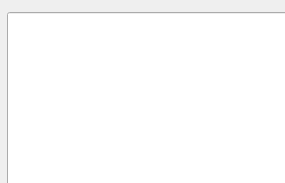
<?xml version='1.0' encoding='UTF-8'?> 
<ui version='4.0'>
 <class>Dialog</class>
 <widget class='QDialog' name='Dialog'>
      <property name='geometry'>
        <rect>
         <x>0</x>
         <y>0</y>
         <width>285</width>
         <height>183</height>
        </rect>
      </property>
  <property name='Getic Console'>
   <string>Dialog</string>
  </property>
     <widget class='QPushButton' name='IDCANCEL0'>
      <property name='geometry'>
        <rect>
         <x>570</x>
         <y>420</y>
         <width>125</width>
         <height>35</height>
        </rect>
      </property>
        <property name='text'>
         <string>Close</string>
        </property>
       </widget>
    <widget class='QLineEdit' name='EF_CONSOLE'>
      <property name='geometry'>
        <rect>
         <x>7</x>
         <y>287</y>
         <width>687</width>
         <height>125</height>
        </rect>
      </property>
      </widget>
     <widget class='QPushButton' name='PB_RUN'>
      <property name='geometry'>
        <rect>
         <x>432</x>
         <y>420</y>
         <width>125</width>
         <height>35</height>
        </rect>
      </property>
        <property name='text'>
         <string>Run</string>
        </property>
       </widget>
    <widget class='QLineEdit' name='EF_RESPONSE'>
      <property name='geometry'>
        <rect>
         <x>7</x>
         <y>12</y>
         <width>687</width>
         <height>262</height>
        </rect>
      </property>
      </widget>
      </widget>
   <resources/>
 <connections/>
</ui> 
